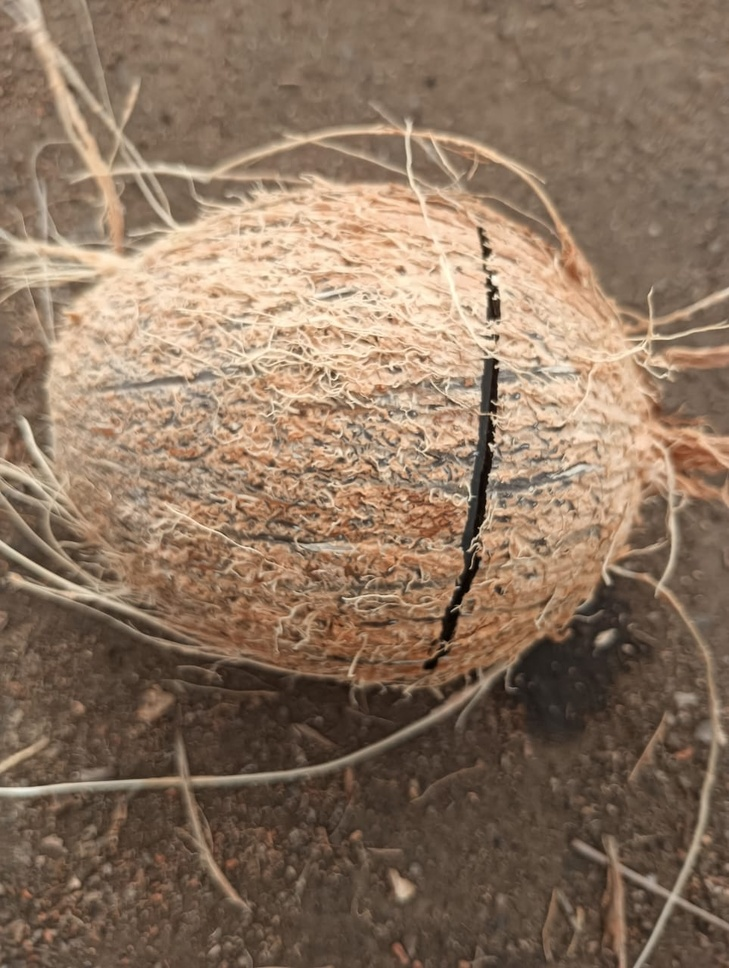
#> input picture new_dataset/crack/cracked115.jpg, 729 x 968 px, shrunk from 963 x 1280 before the run
$ python -i built_dataset_new.py   (imports and definitions only)
#> lines starting #> are read from the running program, lines starting #| are printed output that depends on the picture; after the words box and inside, x2 and y2 are one past the last pixel; in counts of white or black regions, pixels touching at a corner belong together
import cv2
import numpy as np

def extract_features(image_path):
#> called with image_path = 'new_dataset/crack/cracked115.jpg'
    img = cv2.imread(image_path, cv2.IMREAD_COLOR)
#> img is the input picture: shape (968, 729, 3); mean B, G, R 95.9, 116.3, 139.5
    gray = cv2.cvtColor(img, cv2.COLOR_BGR2GRAY)
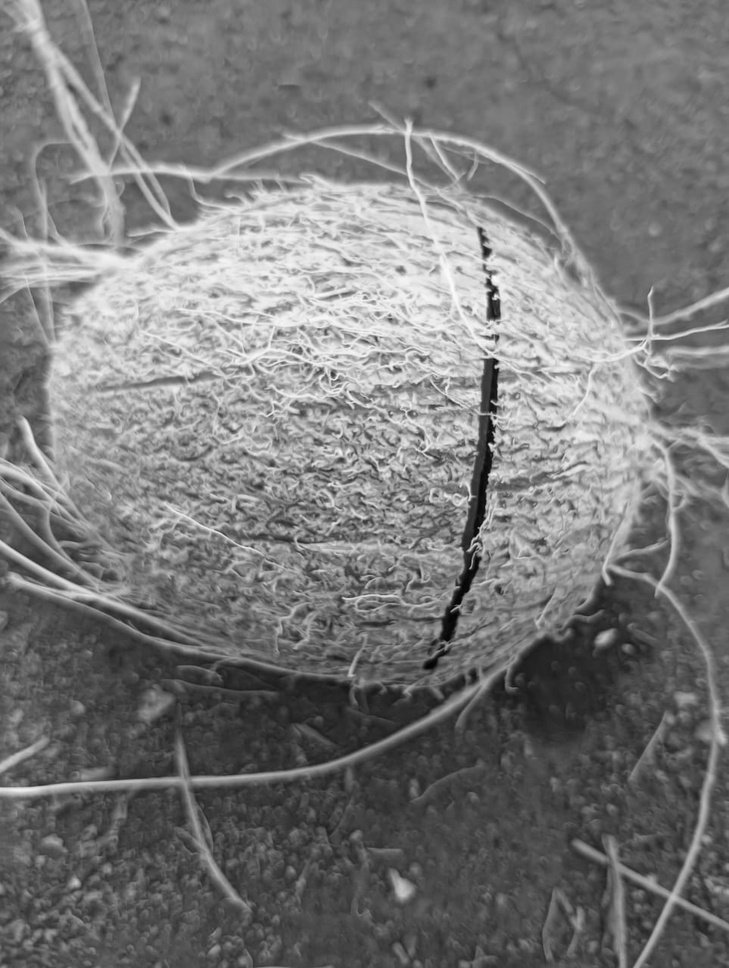
#> gray: shape (968, 729); min 1, max 252, mean 120.9
    _, thresh = cv2.threshold(gray, 0, 255, cv2.THRESH_BINARY_INV + cv2.THRESH_OTSU)
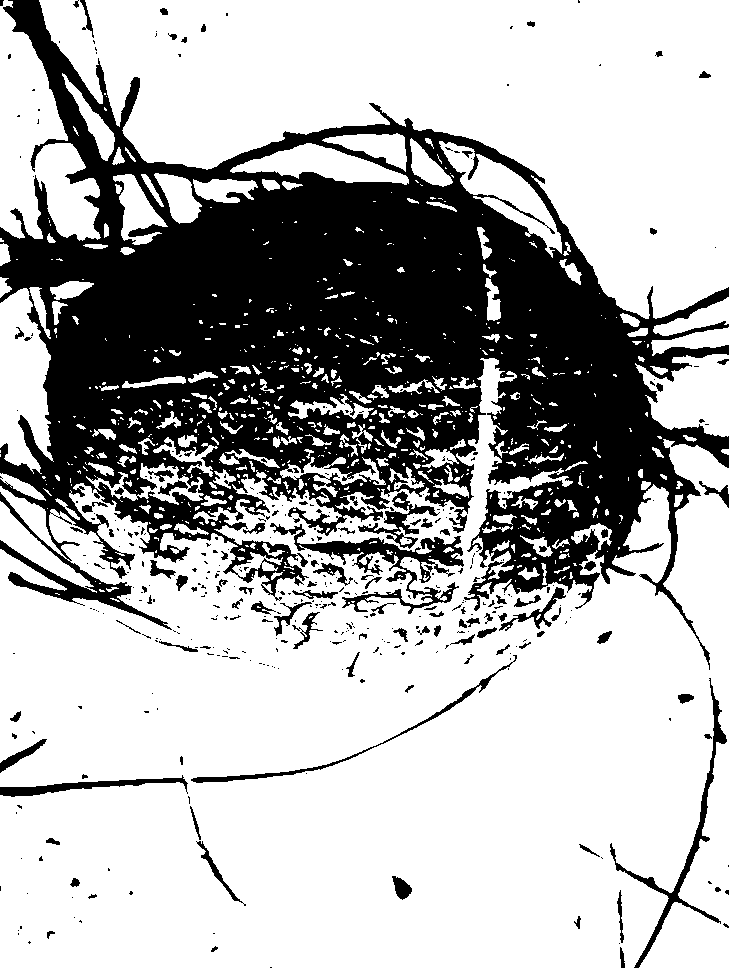
#> thresh: shape (968, 729); 69.5% white; 415 black regions (311 under 20 px)

    # Find contours
    contours, _ = cv2.findContours(thresh, cv2.RETR_EXTERNAL, cv2.CHAIN_APPROX_SIMPLE)
#> contours = 675 contours, 515 with area under 20; largest, box (x1, y1, x2, y2) and area: (0, 358, 729, 968) 313102, (39, 0, 729, 319) 117808, (0, 0, 101, 241) 12600, (0, 288, 54, 474) 6671, (635, 354, 729, 437) 5018
    if not contours:
        return None

    c = max(contours, key=cv2.contourArea)
#> c = contour of 4438 points, box (x1, y1, x2, y2) (0, 358, 729, 968), area 313102
    area = cv2.contourArea(c)
#> area = 313102
    perimeter = cv2.arcLength(c, True)
#> perimeter = 10403.3
    circularity = (4 * np.pi * area) / (perimeter * perimeter + 1e-6)  # avoid divide by zero
#> circularity = 0.0364
    x, y, w, h = cv2.boundingRect(c)
#> x = 0; y = 358; w = 729; h = 610
    aspect_ratio = float(w) / h
#> aspect_ratio = 1.2

    return [area, perimeter, circularity, aspect_ratio]

>>> result = extract_features('new_dataset/crack/cracked115.jpg')
#> result = [313102, 10403.3, 0.0364, 1.2]

$ run again, on new_dataset/crack/cracked127.jpg
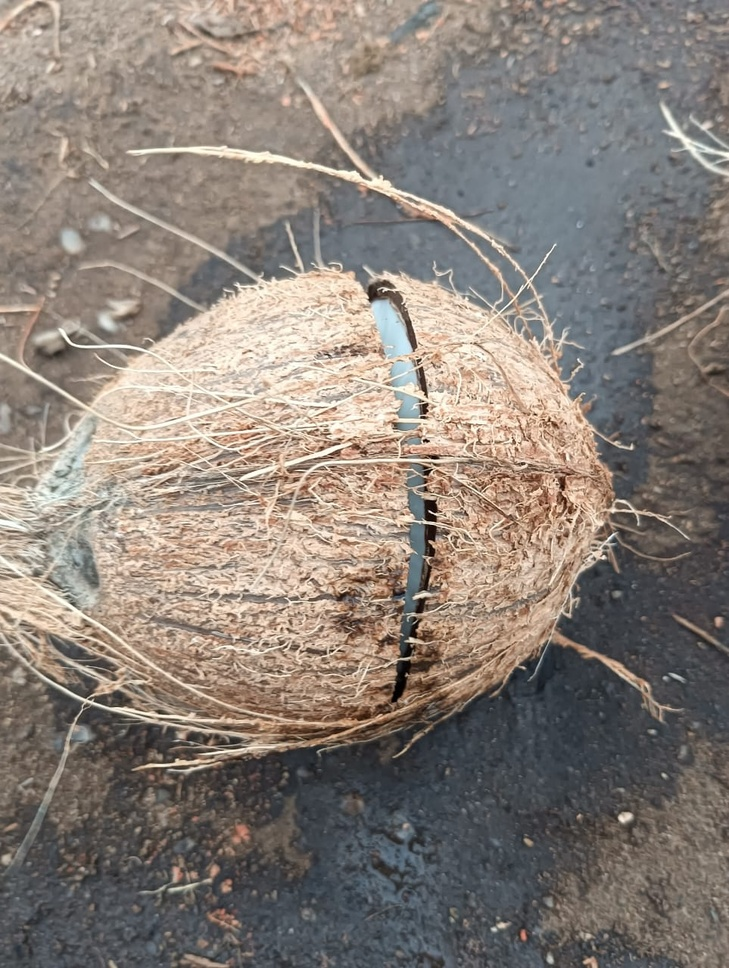
#> input picture new_dataset/crack/cracked127.jpg, 729 x 968 px, shrunk from 963 x 1280 before the run
#> in extract_features, img is the input picture: shape (968, 729, 3); mean B, G, R 120, 127.7, 137
#> in extract_features, `gray = cv2.cvtColor(img, cv2.COLOR_BGR2GRAY)`:
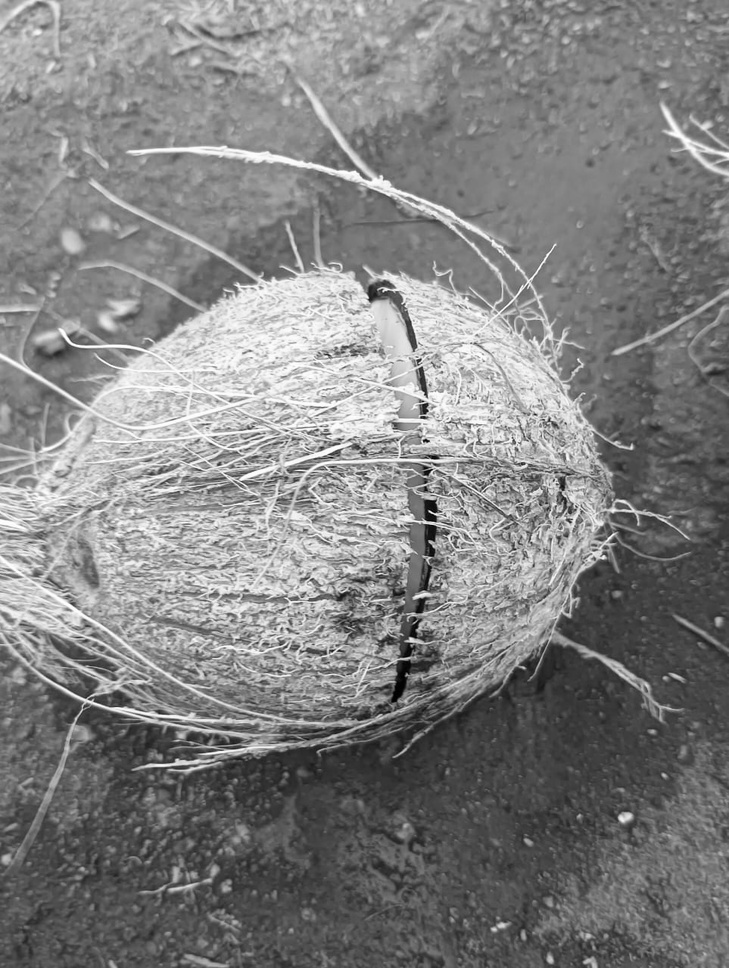
#> gray: shape (968, 729); min 0, max 255, mean 129.6
#> in extract_features, `_, thresh = cv2.threshold(gray, 0, 255, cv2.THRESH_BINARY_INV + cv2.TH..`:
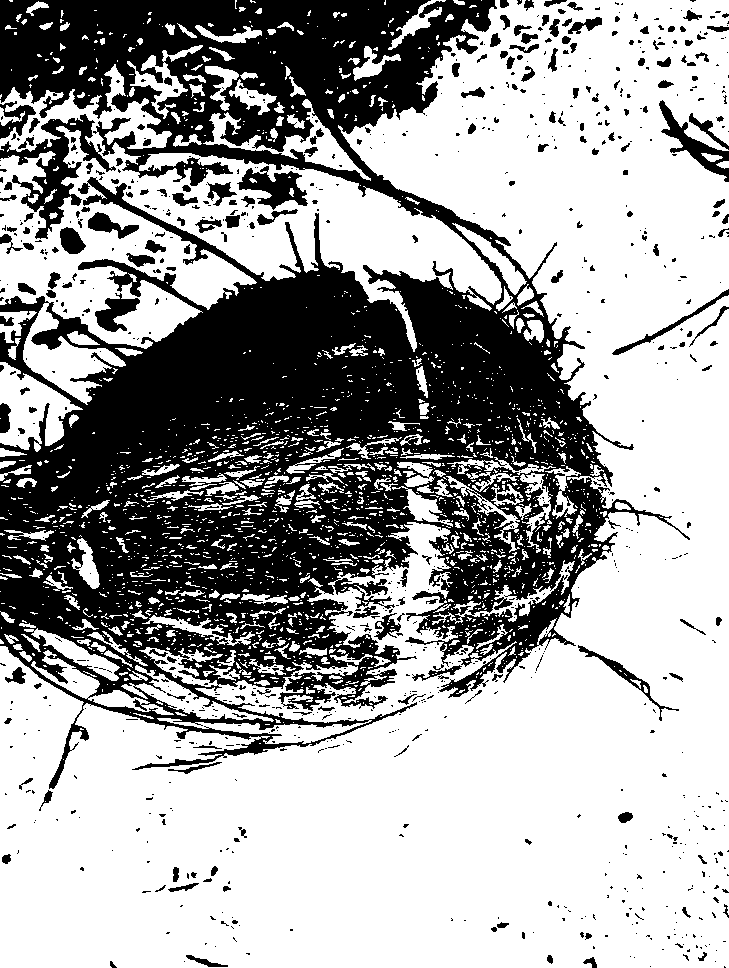
#> thresh: shape (968, 729); 63.9% white; 919 black regions (712 under 20 px)
#> contours = 2022 contours, 1795 with area under 20; largest, box (x1, y1, x2, y2) and area: (0, 0, 729, 968) 347475, (0, 64, 502, 405) 60282, (0, 362, 83, 452) 3688, (203, 99, 371, 181) 2532, (121, 665, 274, 722) 1912
#> c = contour of 5124 points, box (x1, y1, x2, y2) (0, 0, 729, 968), area 347475
#> area = 347475
#> perimeter = 12035.4
#> circularity = 0.0301
#> x = 0; w = 729; h = 968
#> aspect_ratio = 0.753
#> result = [347475, 12035.4, 0.0301, 0.753]

$ run again, on new_dataset/crack/cracked134.jpg
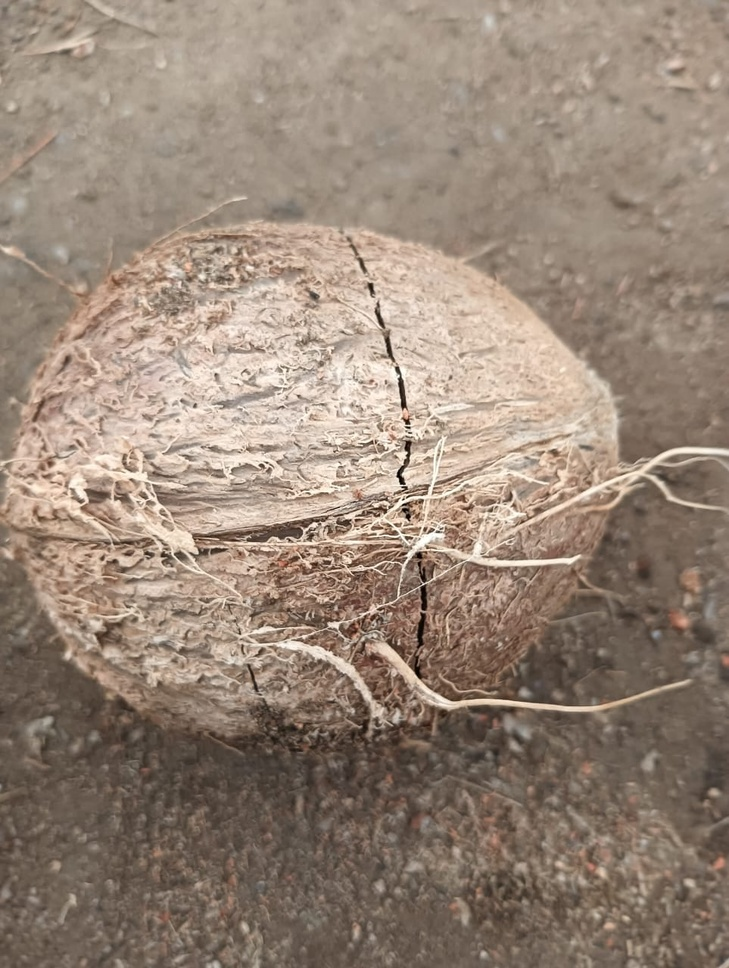
#> input picture new_dataset/crack/cracked134.jpg, 729 x 968 px, shrunk from 963 x 1280 before the run
#> in extract_features, img is the input picture: shape (968, 729, 3); mean B, G, R 119.5, 134, 151.4
#> in extract_features, `gray = cv2.cvtColor(img, cv2.COLOR_BGR2GRAY)`:
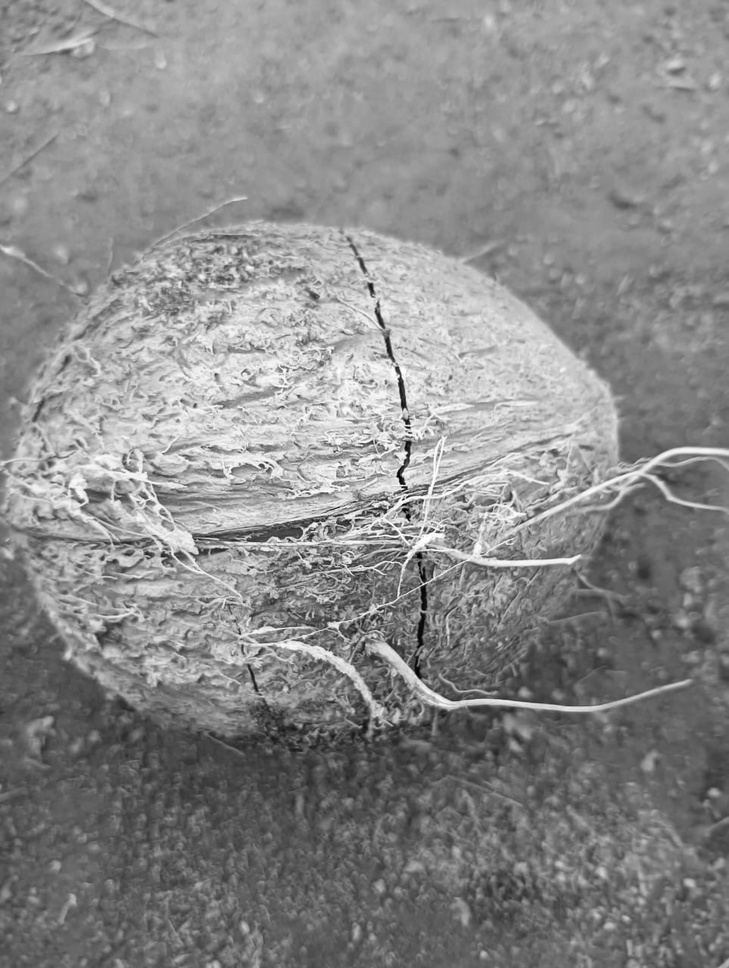
#> gray: shape (968, 729); min 2, max 255, mean 137.6
#> in extract_features, `_, thresh = cv2.threshold(gray, 0, 255, cv2.THRESH_BINARY_INV + cv2.TH..`:
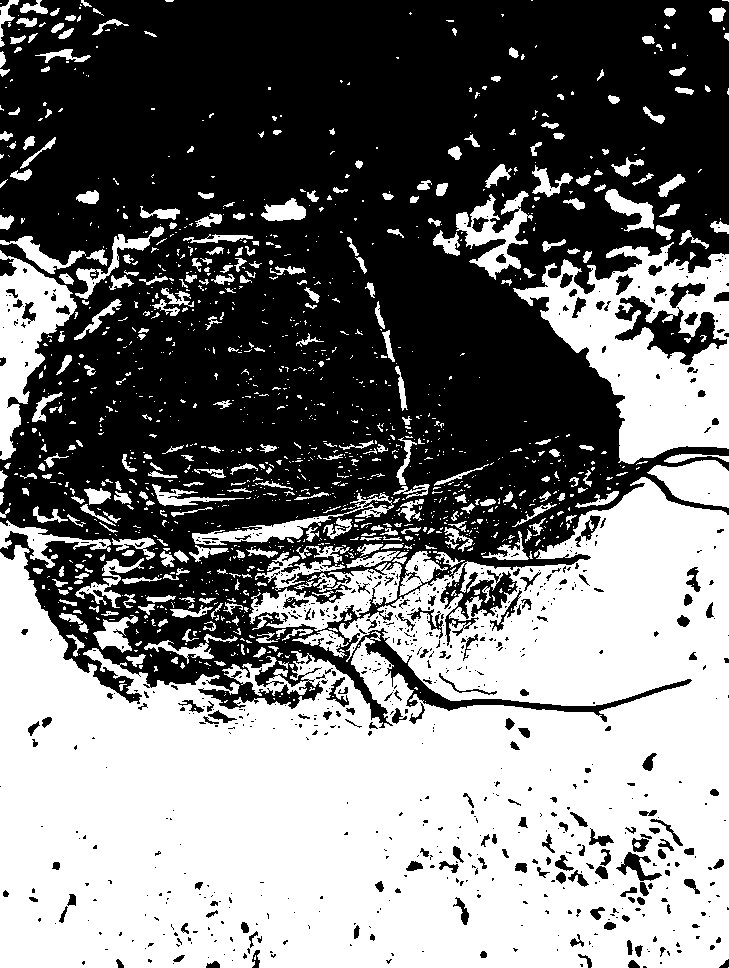
#> thresh: shape (968, 729); 46.9% white; 1366 white regions (1028 under 20 px)
#> contours = 1340 contours, 1092 with area under 20; largest, box (x1, y1, x2, y2) and area: (0, 477, 729, 968) 259909, (513, 242, 729, 464) 26984, (0, 250, 77, 460) 7036, (249, 562, 402, 631) 4232, (456, 191, 533, 280) 2536
#> c = contour of 2137 points, box (x1, y1, x2, y2) (0, 477, 729, 968), area 259909
#> area = 259909
#> perimeter = 5763.9
#> circularity = 0.0983
#> x = 0; y = 477; w = 729; h = 491
#> aspect_ratio = 1.48
#> result = [259909, 5763.9, 0.0983, 1.48]

$ run again, on new_dataset/crack/cracked146.jpg
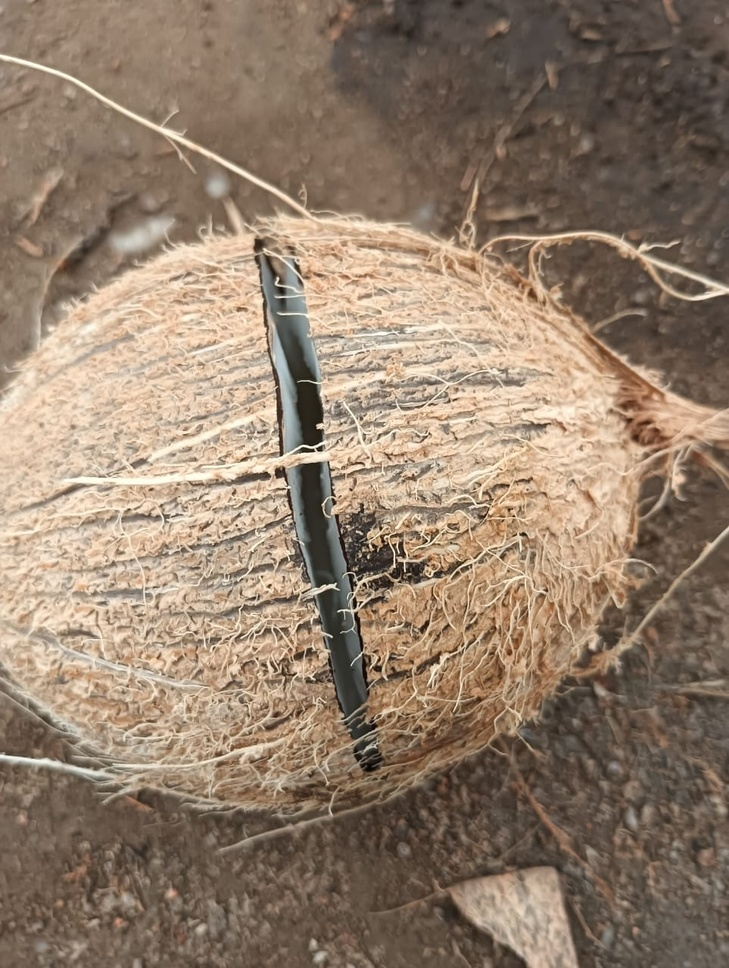
#> input picture new_dataset/crack/cracked146.jpg, 729 x 968 px, shrunk from 963 x 1280 before the run
#> in extract_features, img is the input picture: shape (968, 729, 3); mean B, G, R 107.7, 126.6, 146.6
#> in extract_features, `gray = cv2.cvtColor(img, cv2.COLOR_BGR2GRAY)`:
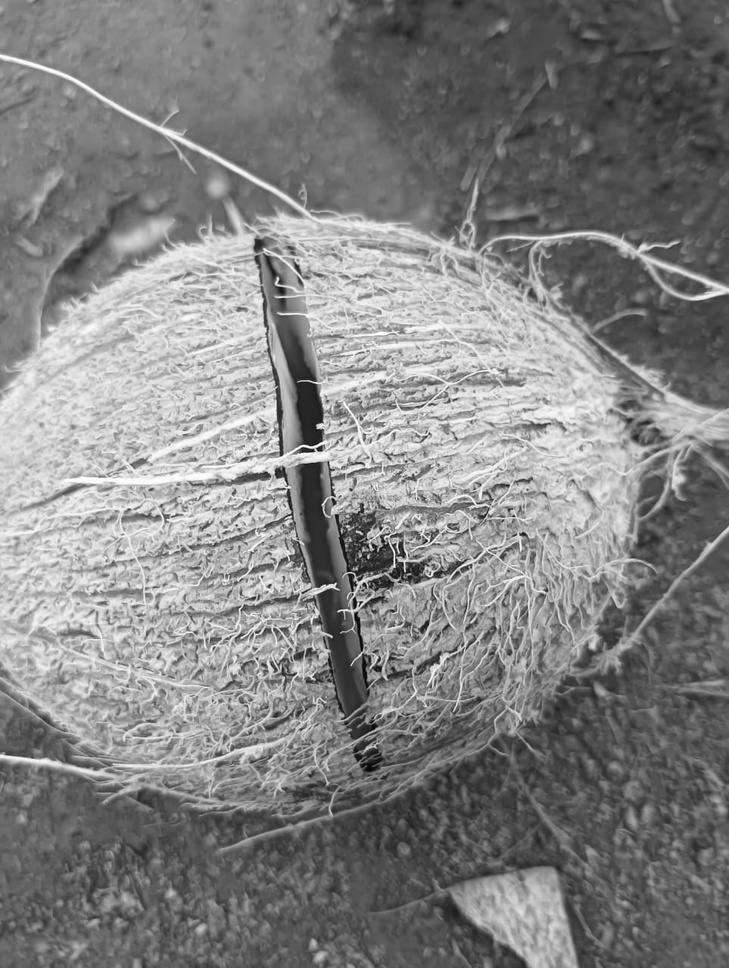
#> gray: shape (968, 729); min 1, max 254, mean 130.4
#> in extract_features, `_, thresh = cv2.threshold(gray, 0, 255, cv2.THRESH_BINARY_INV + cv2.TH..`:
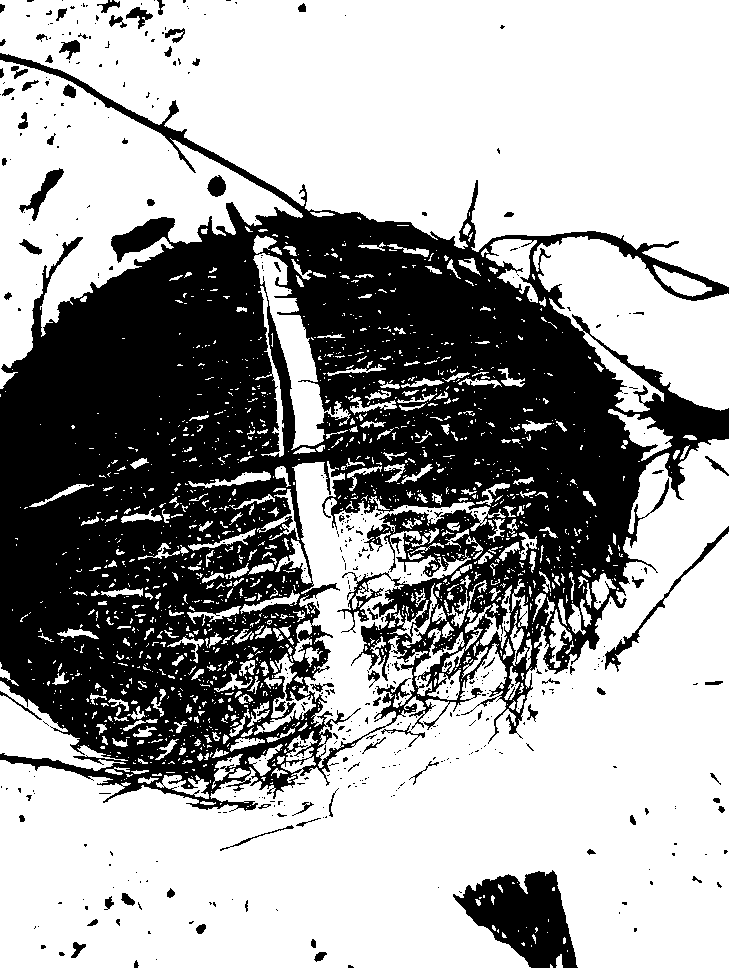
#> thresh: shape (968, 729); 63.4% white; 514 black regions (433 under 20 px)
#> contours = 1628 contours, 1416 with area under 20; largest, box (x1, y1, x2, y2) and area: (0, 439, 729, 968) 205720, (0, 0, 729, 287) 136156, (0, 60, 303, 389) 38946, (533, 236, 729, 412) 18992, (253, 253, 351, 450) 4974
#> c = contour of 4304 points, box (x1, y1, x2, y2) (0, 439, 729, 968), area 205720
#> area = 205720.5
#> perimeter = 9660.2
#> circularity = 0.0277
#> x = 0; y = 439; w = 729; h = 529
#> aspect_ratio = 1.38
#> result = [205720.5, 9660.2, 0.0277, 1.38]
